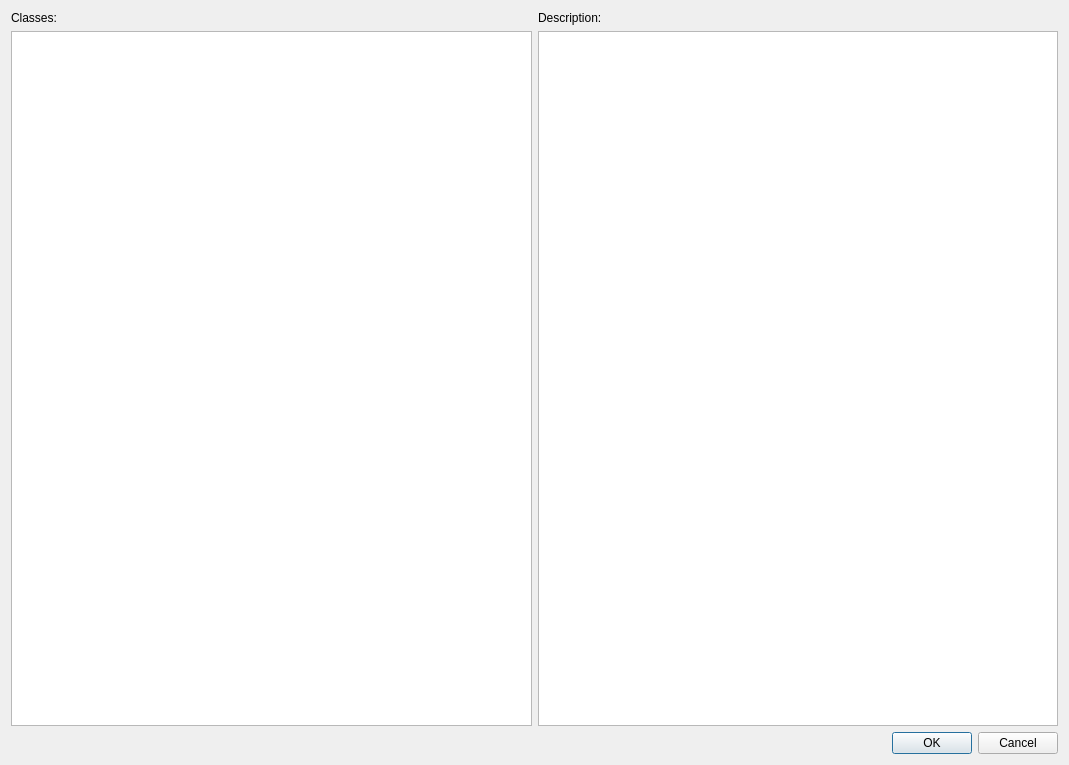
<?xml version="1.0" encoding="UTF-8"?>
<ui version="4.0">
 <class>ChClassDialog</class>
 <widget class="QDialog" name="ChClassDialog">
  <property name="geometry">
   <rect>
    <x>0</x>
    <y>0</y>
    <width>1069</width>
    <height>765</height>
   </rect>
  </property>
  <property name="windowTitle">
   <string>Classes</string>
  </property>
  <layout class="QGridLayout" name="gridLayout">
   <item row="0" column="0">
    <layout class="QVBoxLayout" name="verticalLayout_3">
     <item>
      <layout class="QHBoxLayout" name="horizontalLayout">
       <item>
        <layout class="QVBoxLayout" name="verticalLayout">
         <item>
          <widget class="QLabel" name="label">
           <property name="text">
            <string>Classes:</string>
           </property>
          </widget>
         </item>
         <item>
          <widget class="QListWidget" name="listWidgetChClasses"/>
         </item>
        </layout>
       </item>
       <item>
        <layout class="QVBoxLayout" name="verticalLayout_2">
         <item>
          <widget class="QLabel" name="label_2">
           <property name="text">
            <string>Description:</string>
           </property>
          </widget>
         </item>
         <item>
          <widget class="QTextEdit" name="textEditChClassDescription">
           <property name="readOnly">
            <bool>true</bool>
           </property>
          </widget>
         </item>
        </layout>
       </item>
      </layout>
     </item>
     <item>
      <widget class="QDialogButtonBox" name="buttonBox">
       <property name="orientation">
        <enum>Qt::Horizontal</enum>
       </property>
       <property name="standardButtons">
        <set>QDialogButtonBox::Cancel|QDialogButtonBox::Ok</set>
       </property>
      </widget>
     </item>
    </layout>
   </item>
  </layout>
 </widget>
 <resources/>
 <connections>
  <connection>
   <sender>buttonBox</sender>
   <signal>accepted()</signal>
   <receiver>ChClassDialog</receiver>
   <slot>accept()</slot>
   <hints>
    <hint type="sourcelabel">
     <x>248</x>
     <y>254</y>
    </hint>
    <hint type="destinationlabel">
     <x>157</x>
     <y>274</y>
    </hint>
   </hints>
  </connection>
  <connection>
   <sender>buttonBox</sender>
   <signal>rejected()</signal>
   <receiver>ChClassDialog</receiver>
   <slot>reject()</slot>
   <hints>
    <hint type="sourcelabel">
     <x>316</x>
     <y>260</y>
    </hint>
    <hint type="destinationlabel">
     <x>286</x>
     <y>274</y>
    </hint>
   </hints>
  </connection>
 </connections>
</ui>
